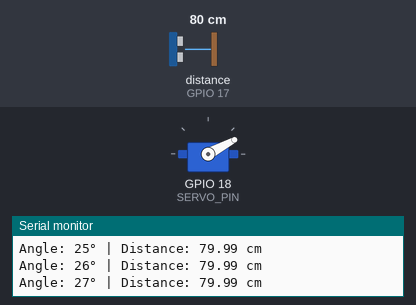
Simulated run of this sketch. Board: ESP32. Shown: servo, the last lines printed to the serial monitor. Wiring (inferred from the names in the program): ultrasonic range finder: trigger GPIO 5; echo GPIO 17. The inputs (shaded band) are chosen by the test bench; at power-on: distance to the obstacle (sensor on GPIO 17) 80 cm. The echo pulse lasts 58.3 µs per cm.

Above: at 1.27 s.
1.3 s: distance to the obstacle (sensor on GPIO 17) set to 2 cm
At 1.76 s:
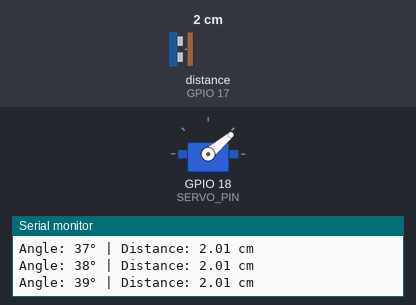
4.3 s: distance to the obstacle (sensor on GPIO 17) set to 60 cm
At 4.47 s:
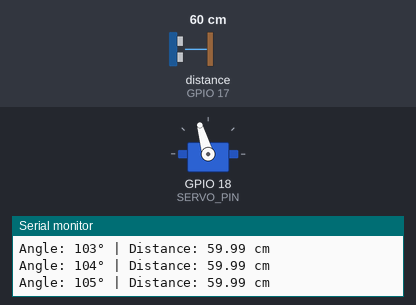
7.3 s: distance to the obstacle (sensor on GPIO 17) set to 4 cm
At 7.71 s:
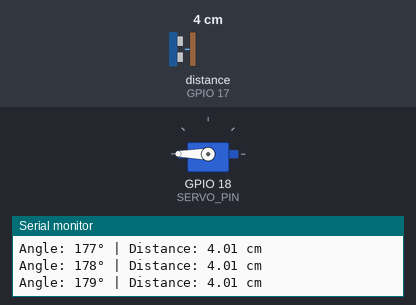
Timing chart, 0 to 16.3 s (numbered marks = the images above; inputs shaded):
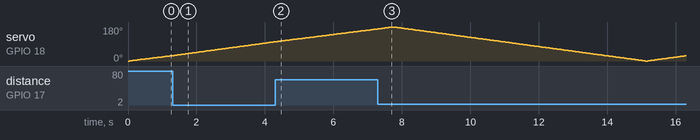

The sketch:

01_Servo_Test.ino.ino
```cpp
#include <ESP32Servo.h>

Servo radarServo;

const int SERVO_PIN = 18;
const int TRIG_PIN = 5;
const int ECHO_PIN = 17;

const int MAX_DISTANCE = 200;

float getDistance() {

  digitalWrite(TRIG_PIN, LOW);
  delayMicroseconds(2);

  digitalWrite(TRIG_PIN, HIGH);
  delayMicroseconds(10);

  digitalWrite(TRIG_PIN, LOW);

  long duration = pulseIn(
    ECHO_PIN,
    HIGH,
    30000
  );

  if (duration == 0) {
    return -1;
  }

  float distance =
    duration * 0.0343 / 2.0;

  if (
    distance < 2 ||
    distance > MAX_DISTANCE
  ) {
    return -1;
  }

  return distance;
}

void setup() {

  Serial.begin(115200);

  pinMode(TRIG_PIN, OUTPUT);
  pinMode(ECHO_PIN, INPUT);

  radarServo.attach(SERVO_PIN);
  radarServo.write(0);

  Serial.println("Radar hardware test started");
}

void loop() {

  for (int angle = 0; angle <= 180; angle++) {

    radarServo.write(angle);

    delay(40);

    float distance = getDistance();

    Serial.print("Angle: ");
    Serial.print(angle);
    Serial.print("° | Distance: ");

    if (distance < 0) {
      Serial.println("No valid reading");
    } else {
      Serial.print(distance);
      Serial.println(" cm");
    }
  }

  for (int angle = 180; angle >= 0; angle--) {

    radarServo.write(angle);

    delay(40);

    float distance = getDistance();

    Serial.print("Angle: ");
    Serial.print(angle);
    Serial.print("° | Distance: ");

    if (distance < 0) {
      Serial.println("No valid reading");
    } else {
      Serial.print(distance);
      Serial.println(" cm");
    }
  }
}
```
